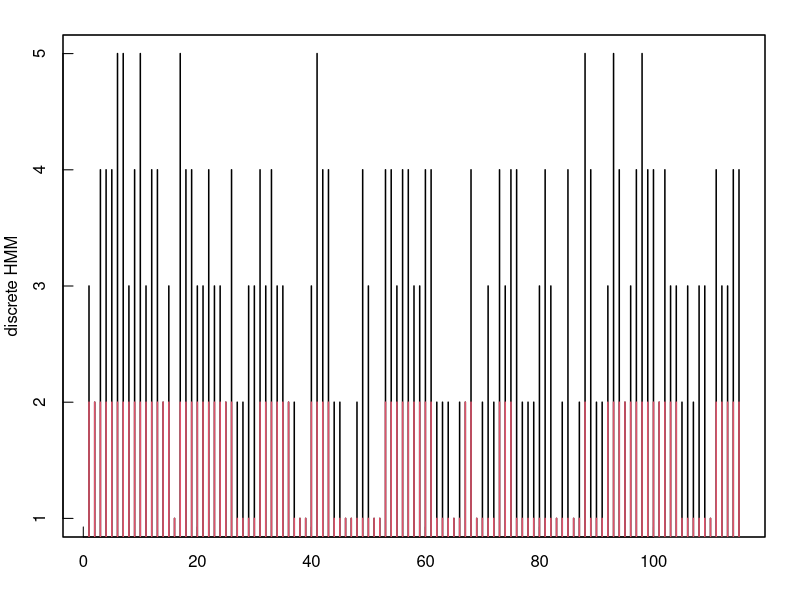

This figure's R source:
# Question 3: Implement a HMM by modifying your program from 
# Question 1, adding an emmited variable at each point in the chain.

hmm <- function(ptrans, pi, pemit, N){
  # simulate observed (emission) sequence from an HMM with
  # transition matrix ptran, intial distribution pi, emission 
  # proabilities pemit and length of simulated data N.
  
  K <- c(1:length(pi))
  hidden <- matrix(0, 1, N)
  a <- sample(x = K, size = 1, replace=TRUE, prob = pi)
  hidden[1] <- a
  for (i in 2:N){
    a <- sample(x = K, size = 1, replace = TRUE, prob = ptrans[a,])
    hidden[i] <- a
  }
  
  if (is.matrix(pemit)){
    emit.states <- colnames(pemit)
    observed <- lapply(hidden, function(x) {sample(emit.states,
                                            1, prob = pemit[x,])})
  }
  if (is.function(pemit)){
    observed <- lapply(hidden, pemit)
  }
  return(list("hid" = hidden, "obs" = unlist(observed)))
}

hid.states <- c("1", "2")
emit.states <- c("1", "2", "3", "4", "5")
hid.trans <- matrix(c(0.8, 0.1, 0.2, 0.9), 2, 2,
                    dimnames = list(hid.states, hid.states))
init.dist <- c(0.5, 0.5)
names(init.dist) <- hid.states

emit.probs <- matrix(c(0.2, 0, 0.5, 0.1, 0.2, 0.4, 0.1, 0.4, 0, 
                       0.1), 2, 5, dimnames = list(hid.states,
                                                   emit.states))
disc.hmm <- hmm(hid.trans, init.dist, emit.probs, 115)

par(mar=c(4, 4, 2, 2)+0.5, tck=0.02, mex=0.7, lwd=1.5, pty="m")
plot(1:115, disc.hmm$obs, type="h", xlab = "", ylab="discrete HMM")
lines(1:115, disc.hmm$hid, type="h", col=2)
